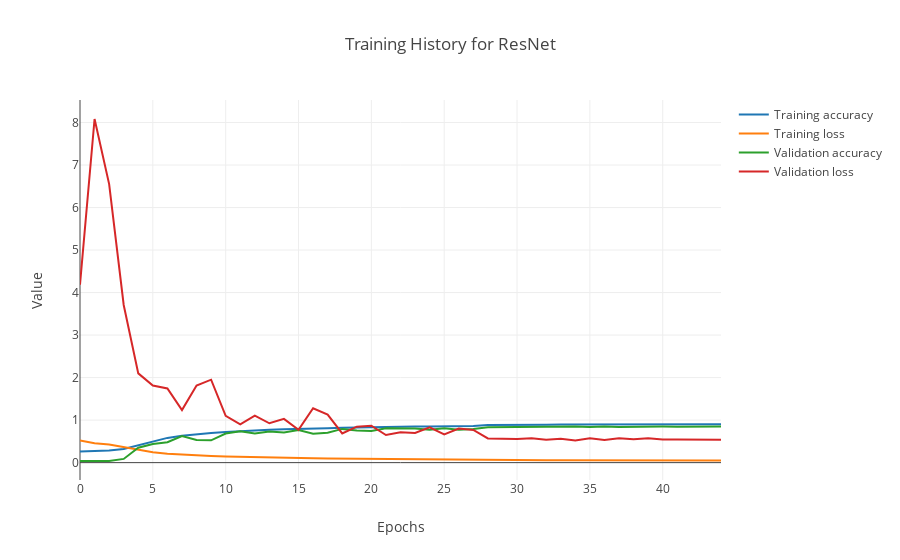

This figure's notebook cell:
### Code cell
py.iplot(dict(data=[
        go.Scatter(x=c_resnet_history.index, y=c_resnet_history.acc, mode='lines', name='Training accuracy'),
        go.Scatter(x=c_resnet_history.index, y=c_resnet_history.loss, mode='lines', name='Training loss'),
        go.Scatter(x=c_resnet_history.index, y=c_resnet_history.val_acc, mode='lines', name='Validation accuracy'),
        go.Scatter(x=c_resnet_history.index, y=c_resnet_history.val_loss, mode='lines', name='Validation loss')],
              layout=go.Layout(title='Training History for ResNet',
                               xaxis=dict(title='Epochs'),
                               yaxis=dict(title='Value'))))
